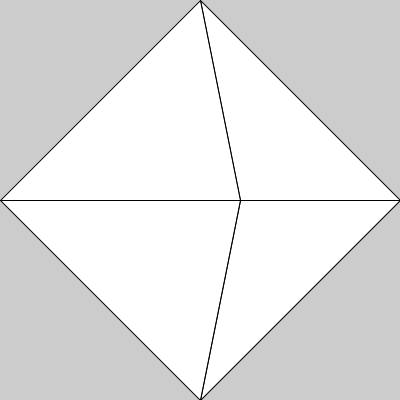
Frame 1 (no input)
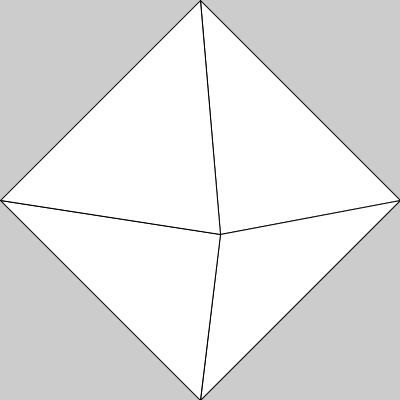
Frame 60 (the mouse pressed at the canvas centre just before this capture)
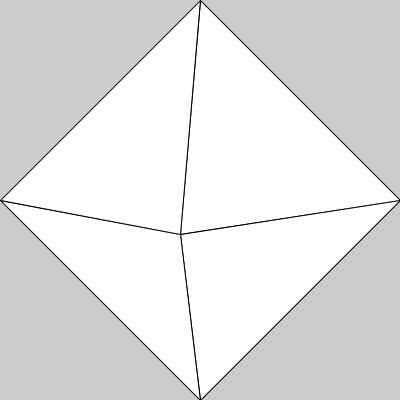
Frame 120 (the mouse held since frame 60 and released just before this capture)

The Processing sketch that drew these frames (run headless with seeded random() and noise(); from frame 60 on, the mouse is pressed at the canvas centre):

// Processing sketch: sk_anim_triangle_fan_v
// ── sk_anim_triangle_fan_v.pde
int iRot = 0;

void setup()
{
  size( 400, 400 );
  frameRate( 60 );
}

void draw()
{
  background( 204 );
  
  beginShape( TRIANGLE_FAN );
  vertex( 200 + 40 * cos( radians( iRot ) ), 200 + 40 * sin( radians( iRot ) ) );
  vertex( 200, 0 );
  vertex( 400, 200 );
  vertex( 200, 400 );
  vertex( 0, 200 );
  vertex( 200, 0 );
  endShape( CLOSE );
  
  iRot++;
  if( iRot > 360 )
  {
    iRot = 0;
  }
}
